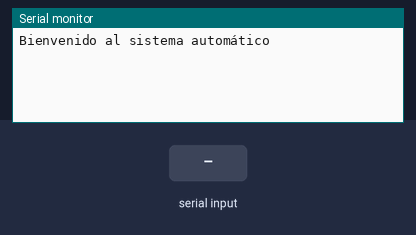
This sketch was run on a simulated Arduino Uno, built with avr-gcc and run on an emulated ATmega328P. Parts: the last lines printed to the serial monitor. Inputs (shaded band) come from the test bench.

Above: at 1.2 s.
1.3 s: "t" received over Serial
At 2.5 s:
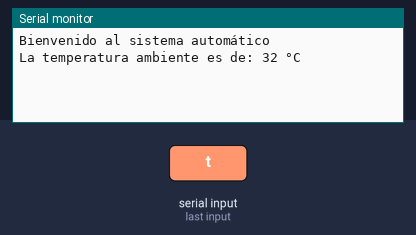
2.8 s: "c" received over Serial
At 3.7 s:
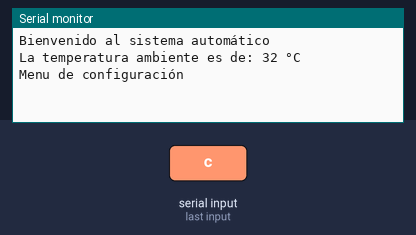
4.3 s: "2" received over Serial
At 4.8 s:
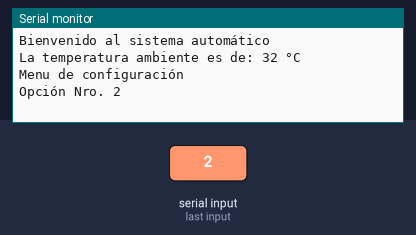
5.8 s: "0" received over Serial
At 7.2 s:
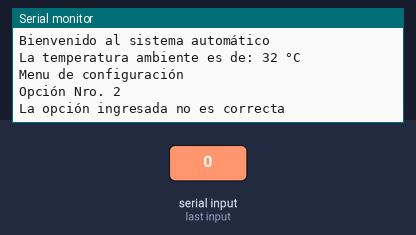

The sketch:

serial_switch.ino
```cpp
/* Serial Switch
 *  Ejemplo de recepción de comandos mediante el monitor serie
 *  Uso de la estructura Switch Case para armar un menú de usuario
 *  https://www.automatismos-mdq.com.ar
*/

void setup() {

  Serial.begin(9600);
  Serial.println("Bienvenido al sistema automático");
}

void loop() {

  int temperatura = 32; // leo el sensor de temperatura

  if (Serial.available() > 0) {

    char incomingByte = Serial.read(); // leer el byte ingresante

    switch (incomingByte) { // estructura de selección

      case 't':
        Serial.print("La temperatura ambiente es de: ");
        Serial.print(temperatura);
        Serial.println(" °C");
        break;

      case 'c':
        Serial.println("Menu de configuración");
        break;

      case 49: // el 49 es el número 1 en ASCII
        Serial.println("Opción Nro. 1");
        break;

      case '2':
        Serial.println("Opción Nro. 2");
        break;

      default:
        Serial.println("La opción ingresada no es correcta");
        break;
    }
  }
}
```

Measured:
- after the input at 1.3 s, the serial monitor: prints a new line at once (image 1)
- after the input at 2.8 s, the serial monitor: prints a new line at once (image 2)
- after the input at 4.3 s, the serial monitor: prints a new line at once (image 3)
- after the input at 5.8 s, the serial monitor: prints a new line at once (image 4)
